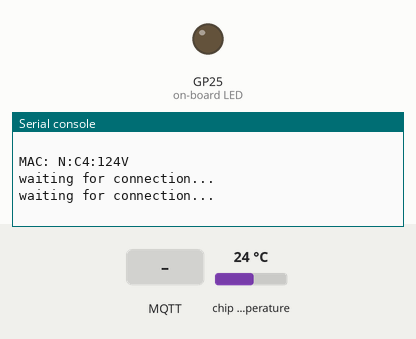
The program below on a simulated Raspberry Pi Pico running MicroPython. On the bench: output pins drawn as LEDs (lit = HIGH), the last lines printed to the serial console. The test bench sets the inputs (shaded band); at power-on: chip temperature 24 °C. WiFi joins after 1.5 s; no MQTT or app messages arrive unless stated; values from a settings file that is not in the repository are placeholders.

Above: at 1.2 s.
1.3 s: MQTT message "1" arrives on the first subscribed topic
At 2.5 s:
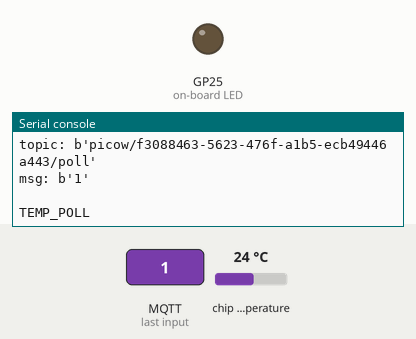
3.6 s: MQTT message "on" arrives on the first subscribed topic
At 4.1 s:
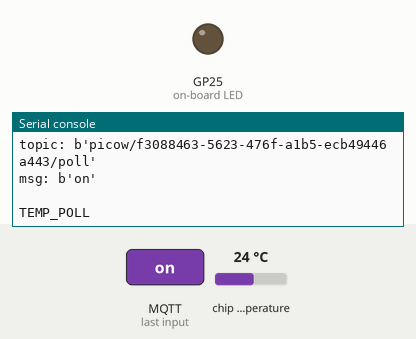
5.1 s: MQTT message "off" arrives on the first subscribed topic
At 6.5 s:
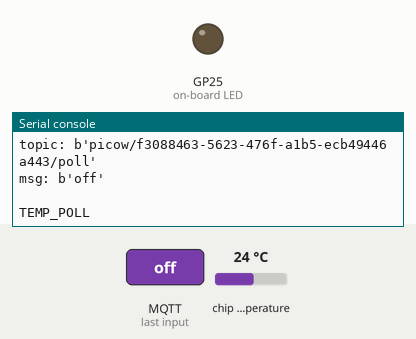

Measured:
- after the input at 1.3 s, the serial console: prints a new line after 0.85 s (image 1)
- after the input at 3.6 s, the serial console: prints a new line at once (image 2)
- after the input at 5.1 s, the serial console: prints a new line at once (image 3)

The program:

main.py
```python
import mqtt
from connect_wifi import connect_wifi
from time import time, sleep
from machine import Timer, Pin
# from temp_sensor import current_temp, get_temp_sensor
from temp_sensor import InternalTemp
from wifi_credentials import SSID, PSWD
import json


SENSOR_ID = "f3088463-5623-476f-a1b5-ecb49446a443"
SENSOR_TYPE = "temp"
TOPIC_BASE = "picow"
TOPIC_HEARTBEAT = bytes(f"{TOPIC_BASE}/heartbeat", "utf-8")
TOPIC_TEMP_OUT = bytes(f"{TOPIC_BASE}/{SENSOR_ID}/read", "utf-8")
TOPIC_TEMP_POLL = bytes(f"{TOPIC_BASE}/{SENSOR_ID}/poll", "utf-8")
DISCONNECT_TOPIC = bytes(f"{TOPIC_BASE}/{SENSOR_ID}/disconnect", "utf-8")
# 28:CD:C1:03:E2:9F
MAC_ADDR = [40, 205, 193, 3, 226, 159]

first_loop = False

while True:
    try:
        ip_addr = connect_wifi(SSID, PSWD)
        client = mqtt.connect()
        led: Pin = Pin("LED", Pin.OUT)
        temp = InternalTemp()

        def heartbeat_cb(timer):
            global client
            current_time = time()
            print(f"HEARTBEAT {current_time}")
            heartbeat_info = {
                "id": SENSOR_ID,
                "alias": "temp_01",
                "poll_interval": 60000,
                "poll_topic": TOPIC_TEMP_POLL,
                "read_topic": TOPIC_TEMP_OUT,
                "disconnect_topic": DISCONNECT_TOPIC,
                "ip_addr": ip_addr,
                "mac_addr": MAC_ADDR,
                "location": "rp-pico-w"
            }
            client.publish(TOPIC_HEARTBEAT, json.dumps(heartbeat_info))


        def sub_cb(topic, msg):
            global led
            global client
            led.high()

            print(f"RECEIVED\ntopic: {topic}\nmsg: {msg}\n")

            if topic == TOPIC_TEMP_POLL:
                print("TEMP_POLL")
                # data = {
                #     "sensor_id": SENSOR_ID,
                #     "sensor_type": SENSOR_TYPE,
                #     "value": str(temp.get_temp()),
                #     "timestamp": str(time())
                # }
                client.publish(TOPIC_TEMP_OUT, f"\"{temp.get_temp():.2f}\"")

            led.low()


        client.set_callback(sub_cb)
        client.subscribe(TOPIC_TEMP_POLL)

        if not first_loop:
            tim = Timer()
            tim.init(period=30_000, mode=Timer.PERIODIC, callback=heartbeat_cb)
            first_loop = True

        while True:
            client.wait_msg()
    except Exception as e:
        print(e)
        print("Attempting to reconnect...")
        sleep(5)
```

mqtt.py
```python
from umqtt.simple import MQTTClient

def connect():
    client = MQTTClient(
        client_id=b"picow_sensor1",
        server=b"pi4.local",
        port=1883,
        keepalive=7200,
    )

    client.connect()
    return client
```

connect_wifi.py
```python
import network
import ubinascii
from time import sleep

def connect_wifi(ssid: str, password: str | None):
    wlan = network.WLAN(network.STA_IF)
    wlan.active(True)
    mac: str = str(wlan.config("mac")).replace('\\x', ':')[4:-1].upper()
    print(f"\nMAC: {mac}")
    wlan.connect(ssid, password)
    max_wait = 10
    while max_wait > 0:
        if wlan.status() < 0 or wlan.status() >= 3:
            break
        max_wait -= 1
        print('waiting for connection...')
        sleep(1)

    print(f"connection status: {wlan.status()}")

    if wlan.status() != 3:
        raise RuntimeError('wifi connection failed')
    else:
        print('connected')
        status = wlan.ifconfig()
        print(f"ip: {status[0]}\n")
    return status[0]
```

temp_sensor.py
```python
# import onewire, ds18x20, time
# from machine import Pin
import machine

class InternalTemp:
    """Read the internal temp sensor"""

    def __init__(self):
        """Init"""
        self.sensor_temp = machine.ADC(4)
        self.convert = 3.3 / 65535
        self.temperature = 0

    def get_temp(self):
        """Read the Internal Temp Sensor"""
        reading = self.sensor_temp.read_u16() * self.convert
        self.temperature = 27 - (reading - 0.706) / 0.001721
        return self.temperature

# Didn't manage to get this working and I'm running out of time so will have to
# just use the temperature of the cpu
#
# def get_temp_sensor() -> Tuple[ds18x20.DS18X20, Any]:
#     SensorPin = Pin(26, Pin.IN)
#     sensor = ds18x20.DS18X20(onewire.OneWire(SensorPin))
#     roms = sensor.scan()
#     print(roms)
#     sensor.convert_temp()
#     time.sleep(2)
#     return (sensor, roms[0])

# def current_temp(sensor: Tuple[ds18x20.DS18X20, Any]) -> int:
#     return round(sensor[0].read_temp(sensor[1]))
```
